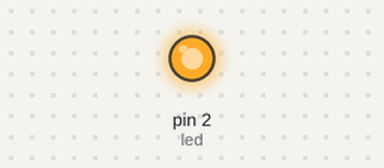
Bench run of a sketch on a simulated Arduino Uno, built with avr-gcc and run on an emulated ATmega328P. On the bench: output pins drawn as LEDs (lit = HIGH).

Above: at 0.5 s.
At 8.7 s:
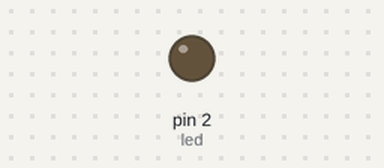
Timing chart, 0 to 12.0 s (numbered marks = the images above):
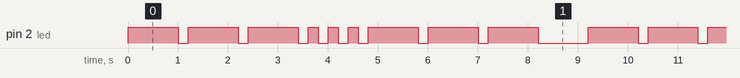

The sketch:

morse_code_SOS.ino
```cpp
/*
 * Sendet den Morsecode für SOS
 */

int led = 2;
int kurz = 200;
int lang = 1000;
int pause = 200;

void setup() {
  pinMode(led, OUTPUT);
}

void loop() {
  digitalWrite(led, HIGH);    //Lang-Block
  delay(lang);
  digitalWrite(led, LOW);
  delay(pause);
  digitalWrite(led, HIGH);
  delay(lang);
  digitalWrite(led, LOW);
  delay(pause);
  digitalWrite(led, HIGH);
  delay(lang);
  digitalWrite(led, LOW);
  delay(pause);

  digitalWrite(led, HIGH);    //Kurz-Block
  delay(kurz);
  digitalWrite(led, LOW);
  delay(pause);
  digitalWrite(led, HIGH);
  delay(kurz);
  digitalWrite(led, LOW);
  delay(pause);
  digitalWrite(led, HIGH);
  delay(kurz);
  digitalWrite(led, LOW);
  delay(pause);

  digitalWrite(led, HIGH);    //Lang-Block
  delay(lang);
  digitalWrite(led, LOW);
  delay(pause);
  digitalWrite(led, HIGH);
  delay(lang);
  digitalWrite(led, LOW);
  delay(pause);
  digitalWrite(led, HIGH);
  delay(lang);
  digitalWrite(led, LOW);
  delay(pause);

  delay(4*pause);
}
```

Measured:
- by itself, pin 2 (led): repeats every 9.2 s: 2 × (LOW 0.20 s, HIGH 1.0 s), 3 × (LOW 0.20 s, HIGH 0.20 s), 3 × (LOW 0.20 s, HIGH 1.0 s), LOW 1.0 s, HIGH 1.0 s
- by itself, everything shown: repeats every 9.2 s, in 18 steps
